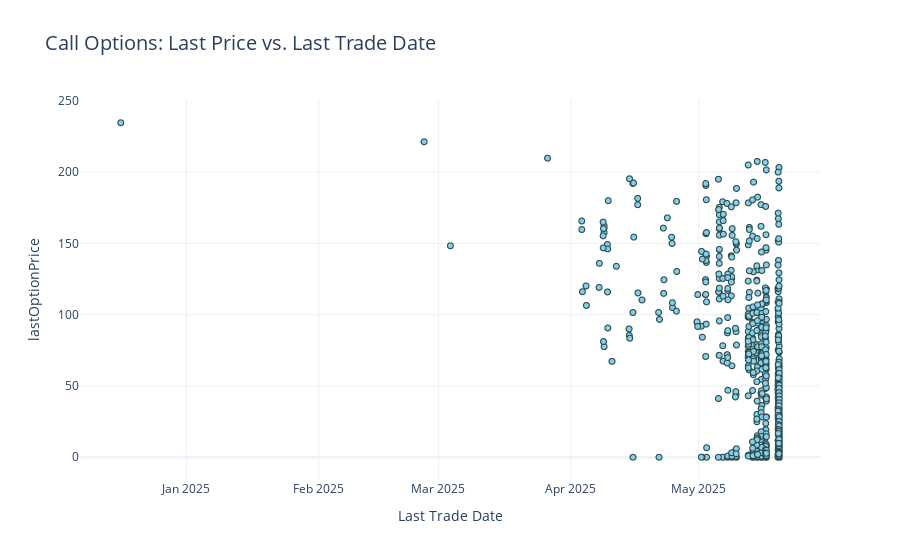

The notebook cell saved with this chart:
### Code cell
fig = px.scatter(
    opts_data_c,
    x='lastTradeDate',
    y='lastOptionPrice',
    title='Call Options: Last Price vs. Last Trade Date',
    labels={
        'lastTradeDate': 'Last Trade Date',
        'lastOptionsPrice': 'Last Price (USD)'
    },
    template='plotly_white'
)

fig.update_traces(
    marker=dict(size=6, color='skyblue', line=dict(width=1, color='DarkSlateGrey'))
)

fig.update_layout(
    xaxis=dict(showgrid=True),
    yaxis=dict(showgrid=True),
    title_font_size=20
)

fig.show()

### Figure 1 — Plotly figure (JSON) as saved in the notebook; plotly's stock layout.template omitted (floating-point values rounded to 4 significant figures; data arrays with more than 128 entries replaced by an {"elided": "..."} marker saying what was removed)
{"data": [{"hovertemplate": "Last Trade Date=%{x}<br>lastOptionPrice=%{y}<extra></extra>", "legendgroup": "", "marker": {"color": "skyblue", "line": {"color": "DarkSlateGrey", "width": 1}, "size": 6, "symbol": "circle"}, "mode": "markers", "name": "", "showlegend": false, "type": "scattergl", "x": {"elided": "1095 str values"}, "xaxis": "x", "y": {"elided": "1095 float values"}, "yaxis": "y"}], "layout": {"autosize": true, "legend": {"tracegroupgap": 0}, "title": {"font": {"size": 20}, "text": "Call Options: Last Price vs. Last Trade Date"}, "xaxis": {"anchor": "y", "autorange": true, "domain": [0, 1], "range": ["2024-12-07 06:53:29.0803", "2025-05-29 03:40:44.9197"], "showgrid": true, "title": {"text": "Last Trade Date"}, "type": "date"}, "yaxis": {"anchor": "x", "autorange": true, "domain": [0, 1], "range": [-19.36, 254.0], "showgrid": true, "title": {"text": "lastOptionPrice"}, "type": "linear"}}}
